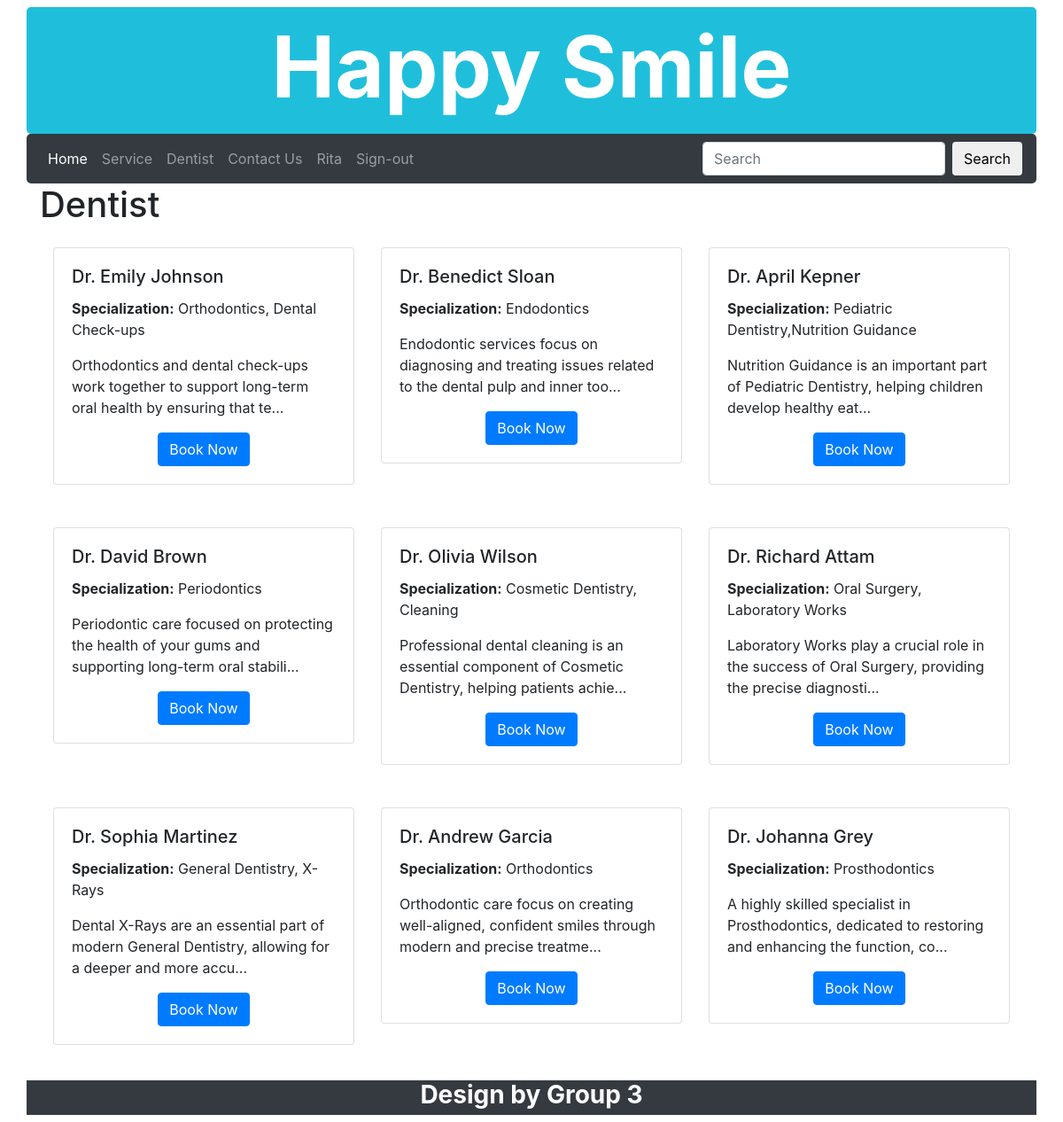
The page /search.php (signed in) on the database its author committed.
### tables this page shows
CREATE TABLE `Dentist` (
  `DentistID` int(11) NOT NULL,
  `FullName` varchar(100) NOT NULL,
  `Specialization` varchar(100) DEFAULT NULL,
  `Phone` varchar(20) DEFAULT NULL,
  `Email` varchar(100) DEFAULT NULL,
  `Detail` text DEFAULT NULL,
  `Image` varchar(255) DEFAULT 'default-doctor.jpg',
  `UserID` int(11) DEFAULT NULL
);

### search.php (the view, shortened to what this page needs)
<!DOCTYPE html>
<html lang="en">
<head>
    <link rel="stylesheet" href="https://maxcdn.bootstrapcdn.com/bootstrap/4.1.3/css/bootstrap.min.css">
</head>
<body onLoad="run_first()">
	<?php include("include/banner.inc") ?>
    <?php include("include/nav.inc") ?>
    <div class="container">
    <?php
        $conn  = db_connect();
        $key = '';
		$sql = "SELECT * FROM dentist";
        $sql = $sql . " WHERE (FullName like '%$key%') or (Specialization like '%$key%') or (Detail like '%$key%');";
		$result = $conn -> query($sql);
		print "<h1>Dentist</h1>\n";
        print "<div class='container mt-4'>\n";
        print "<div class='row'>\n";
        $count = 0;
        while ($row = $result->fetch_assoc()) {
            $DentistID = $row['DentistID'];
            $FullName = $row["FullName"];
            $Specialization = $row["Specialization"];
            $Detail = $row["Detail"];
            $shortDetail = strlen($Detail) > 100 ? substr($Detail, 0, 100) . "..." : $Detail;
            if ($count % 3 == 0 && $count != 0) {
                print "</div><div class='row mt-4'>\n";
            }
            print "<div class='col-md-4'>\n";
            print "   <div class='card mb-4'>\n";
            print "<div class='card-body'>\n";
            print "<h5 class='card-title'>$FullName</h5>\n";
            print "<p class='card-text'><strong>Specialization:</strong> $Specialization</p>\n";
            print "<p class='card-text'>$shortDetail</p>\n";
            $bookLink = 'dentistDetail.php?id=' .$DentistID;
            print "<div class='text-center mt-2'>\n";
            print " <a href='$bookLink' class='btn btn-primary'>Book Now</a>\n";
            print " </div>\n";
            print "</div>\n";
            print "   </div>\n";
            print "</div>\n";
            $count++;
        }
        print "</div></div>\n";
	?>
    </div>
	<?php include("include/footer.inc") ?>
</body>
</html>

### rows shown on the page
dentist: FullName "Dr. Emily Johnson", Specialization "Orthodontics, Dental Check-ups", Detail "Orthodontics and dental check-ups work together to support long-term oral health by ensuring that te..."
dentist: FullName "Dr. Benedict Sloan", Specialization "Endodontics", Detail "Endodontic services focus on diagnosing and treating issues related to the dental pulp and inner too..."
dentist: FullName "Dr. April Kepner", Specialization "Pediatric Dentistry,Nutrition Guidance", Detail "Nutrition Guidance is an important part of Pediatric Dentistry, helping children develop healthy eat..."
dentist: FullName "Dr. David Brown", Specialization "Periodontics", Detail "Periodontic care focused on protecting the health of your gums and supporting long-term oral stabili..."
dentist: FullName "Dr. Olivia Wilson", Specialization "Cosmetic Dentistry, Cleaning", Detail "Professional dental cleaning is an essential component of Cosmetic Dentistry, helping patients achie..."
dentist: FullName "Dr. Richard Attam", Specialization "Oral Surgery, Laboratory Works", Detail "Laboratory Works play a crucial role in the success of Oral Surgery, providing the precise diagnosti..."
dentist: FullName "Dr. Sophia Martinez", Specialization "General Dentistry, X-Rays", Detail "Dental X-Rays are an essential part of modern General Dentistry, allowing for a deeper and more accu..."
dentist: FullName "Dr. Andrew Garcia", Specialization "Orthodontics", Detail "Orthodontic care focus on creating well-aligned, confident smiles through modern and precise treatme..."
dentist: FullName "Dr. Johanna Grey", Specialization "Prosthodontics", Detail "A highly skilled specialist in Prosthodontics, dedicated to restoring and enhancing the function, co..."

### other values the page prints
$_SESSION['name'] "Rita"
